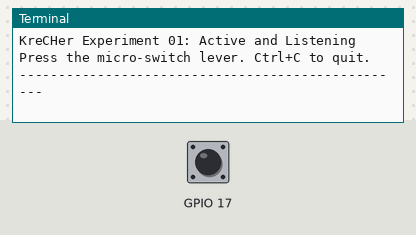
Bench run of a program on a simulated Raspberry Pi (BCM pin numbers). On the bench: the last lines printed to the terminal. The test bench sets the inputs (shaded band); at power-on: GPIO 17 HIGH. The clock reads 2024-03-15 10:24:30 at power-on unless the program sets it.

Above: at 1.2 s.
1.3 s: GPIO 17 pulled LOW for 0.15 s
At 2.2 s:
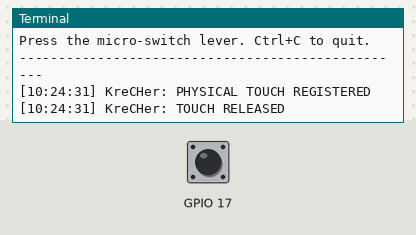
3.0 s: GPIO 17 pulled LOW for 1 s
At 3.9 s:
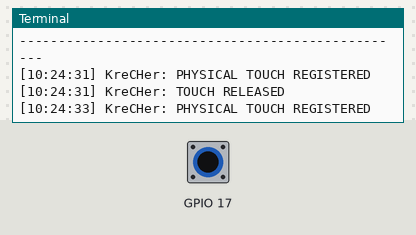
5.5 s: GPIO 17 pulled LOW for 0.15 s
At 6.6 s:
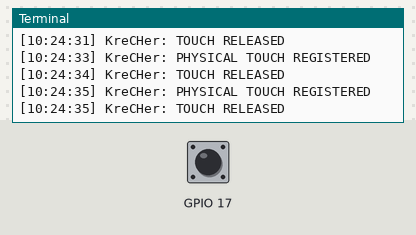

The program:

touch_gpiod.py
```python
import gpiod
import time
from datetime import timedelta

chip = gpiod.Chip("gpiochip15")
line = chip.get_line(17)
line.request(
    consumer="touch-test",
    type=gpiod.LINE_REQ_EV_BOTH_EDGES,
    flags=gpiod.LINE_REQ_FLAG_BIAS_PULL_UP,
)

last_state = line.get_value()  # 1 = released, 0 = pressed

print("--------------------------------------------------")
print("KreCHer Experiment 01: Active and Listening")
print("Press the micro-switch lever. Ctrl+C to quit.")
print("--------------------------------------------------")

try:
    while True:
        if line.event_wait(1, 0):
            line.event_read()
            time.sleep(0.05)  # let switch bounce settle (50 ms debounce)
            while line.event_wait(0, 0):
                line.event_read()  # discard bounce events
            state = line.get_value()
            if state != last_state:
                stamp = time.strftime("%H:%M:%S")
                if state == 0:
                    print(f"[{stamp}] KreCHer: PHYSICAL TOUCH REGISTERED")
                else:
                    print(f"[{stamp}] KreCHer: TOUCH RELEASED")
                last_state = state
except KeyboardInterrupt:
    print("Stopped.")
finally:
    line.release()
    chip.close()
```

Measured:
- after the input at 1.3 s, the terminal: prints a new line after 0.05 s (image 1)
- after the input at 3.0 s, the terminal: prints a new line after 0.05 s (image 2)
- after the input at 5.5 s, the terminal: prints a new line after 0.05 s (image 3)
